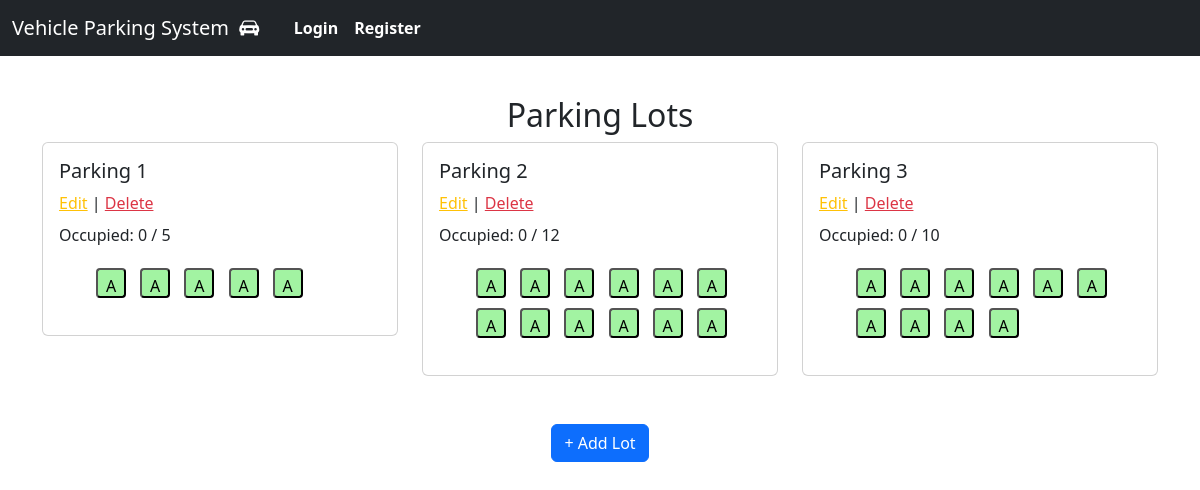
Page /admin_home on the earlier database version.
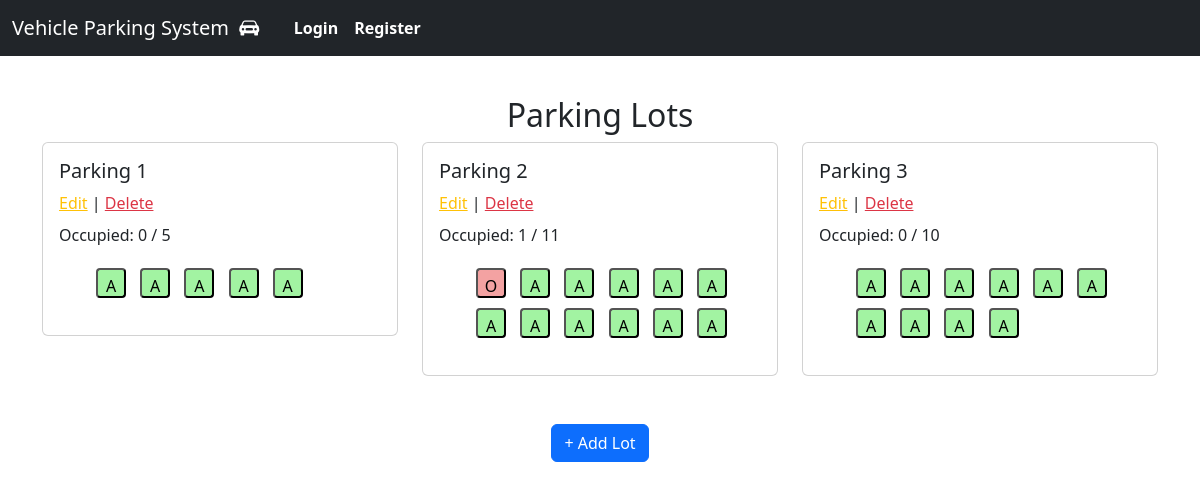
Same page on the later database version.
### controllers/models.py (models this page shows)
class ParkingLot(db.Model):
    id = db.Column(db.Integer, primary_key=True, autoincrement=True)
    location = db.Column(db.String(100), nullable=False)
    address = db.Column(db.String(200), nullable=False)
    pin_code = db.Column(db.String, nullable=False)
    price = db.Column(db.String, nullable=False)
    max_spots = db.Column(db.Integer, nullable=False)
    spots = db.relationship('ParkingSpot', backref='lot', cascade="all, delete-orphan")

class ParkingSpot(db.Model):
    id = db.Column(db.Integer, primary_key=True, autoincrement=True)
    lot_id = db.Column(db.Integer, db.ForeignKey('parking_lot.id'), nullable=False)
    status = db.Column(db.String(1), nullable=False, default='A')
    spot = db.Column(db.String, nullable=False)

### controllers/general_routes.py (the view)
@app.route('/admin_home', methods=['GET', 'POST'])
def admin_home():
    parking_lots = ParkingLot.query.all()
    lot_bundles = []
    for lot in parking_lots:
        available = ParkingSpot.query.filter_by(lot_id=lot.id, status='A').all()
        occupied  = ParkingSpot.query.filter_by(lot_id=lot.id, status='O').all()
        lot_bundles.append({
            "lot": lot,
            "available_spots": available,
            "occupied_spots": occupied,
        })
    return render_template('/admin_home.html', parking_lots=parking_lots, lot_bundles=lot_bundles)

### templates/admin_home.html (shortened to what this page needs)
<!DOCTYPE html>
<html lang="en">
<head>
    <link href="https://cdn.jsdelivr.net/npm/bootstrap@5.3.0/dist/css/bootstrap.min.css" rel="stylesheet">
</head>
{% extends 'index.html' %}
    {% block content %}
<body>
    <div class="container mt-2">
        <h2 class="text-center">Parking Lots</h2>
        <div class="row">
            {% for lot in parking_lots %}
                <div class="col-md-4 mb-4">
                    <div class="card">
                        <div class="card-body">
                            <h5>Parking {{ lot.id }}</h5>
                            <a class="text-warning" href="{{url_for('edit_parking',parking_lot_id=lot.id) }}">Edit</a> |
                            <a href="{{url_for('delete_parking',parking_lot_id=lot.id)}}" class="text-danger">Delete</a>
                            <p class="mt-2">Occupied: {{ lot_bundles[loop.index0].occupied_spots|length }} / {{ lot_bundles[loop.index0].available_spots|length }}</p>
                            <div class="row">
                                <div class="d-d-flex flex-wrap">
                                    <ul>
                                        {% for spot in lot.spots %}
                                            <button class="slot {{ spot.status }}" onclick="window.location.href='/admin_view_spot/{{ spot.spot  }}'">{{'A' if spot.status == 'A' else 'O' }}</button>
                                        {% endfor %}
                                    </ul>
                                </div>
                            </div>
                        </div>
                    </div>
                </div>
            {% endfor %}
        </div>
        <div class="text-center mt-4">
            <button class="btn btn-primary" onclick="window.location.href='/add_new_parking'" >+ Add Lot</button>
        </div>
    </div>
    {%endblock%}

### templates/index.html (shortened to what this page needs)
<!DOCTYPE html>
<html lang="en">
<head>
    <link href="https://cdn.jsdelivr.net/npm/bootstrap@5.3.7/dist/css/bootstrap.min.css" rel="stylesheet">
</head>
<body>
    {% include 'navbar.html' %}
    <div class="container-fluid">
        <div class="row justify-content-center">
        </div>
    </div>
    {% block content %}
    {% endblock %}
</body>
</html>

### templates/navbar.html (shortened to what this page needs)
<link rel="stylesheet" href="https://cdn.jsdelivr.net/npm/bootstrap-icons@1.10.5/font/bootstrap-icons.css">
<nav class="navbar navbar-expand-lg navbar-dark bg-dark">
  <div class="container-fluid">
    <a class="navbar-brand" href="/">Vehicle Parking System &nbsp;<i class="bi bi-car-front-fill">&nbsp;&nbsp;</i></a>
    <div class="collapse navbar-collapse" id="navbarSupportedContent">
      <ul class="navbar-nav me-auto mb-2 mb-lg-0">
        {% if session.get('email') %}
          {% if 'admin' in session.get('roles') %}
            <li class="nav-item">
            <a class="nav-link active" aria-current="page" href="{{ url_for('home') }}"><b>Home</b></a>
            </li>
            <li class="nav-item">
            <a class="nav-link active" aria-current="page" href="{{ url_for('admin_user') }}"><b></b>Users</b></a>
            </li>
            <li class="nav-item">
            <a class="nav-link active" aria-current="page" href="{{ url_for('admin_search') }}">Search</a>
            </li>
            <li class="nav-item">
            <a class="nav-link active" aria-current="page" href='summary'>Summary</a>
            </li>
          {% endif %}
          {% if 'user' in session.get('roles') %}
          <li class="nav-item">
            <a class="nav-link active" aria-current="page" href="{{ url_for('home') }}">Home</a>
            </li>
            <li class="nav-item">
            <a class="nav-link active" aria-current="page" href="{{ url_for('user_search_parking') }}">Search</a>
            </li>
            <li class="nav-item">
            <a class="nav-link active" aria-current="page" href="#">Summary</a>
            </li>
          {% endif %}
          <li class="nav-item">
            <a class="nav-link active" aria-current="page" href="/logout">Logout</a>
          </li>
        {% else %}
          <li class="nav-item">
            <a class="nav-link active" aria-current="page" href="/login"><b>Login</b></a>
          </li>
          <li class="nav-item">
            <a class="nav-link active" href="/register"><b>Register</b></a>
          </li>
        {% endif %}
      </ul>
    </div>
  </div>
</nav>

### templates/admin_home.html (style rules this page uses)
.slot { width: 30px; height: 30px; margin: 5px; text-align: center; line-height: 30px; border-radius: 4px; }
.slot.A { background-color: #a2f3a2; }
.slot.O { background-color: #f3a2a2; }

Differences in the rows shown:
computed for ParkingLot id 2: lot_bundles "0" → "1"; lot_bundles "12" → "11"
changed ParkingSpot (number 6 of 27 on the later page): status "A" → "O"
